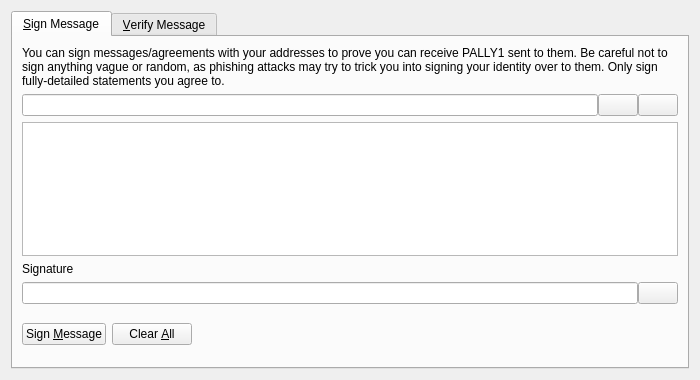
<?xml version="1.0" encoding="UTF-8"?>
<ui version="4.0">
 <class>SignVerifyMessageDialog</class>
 <widget class="QDialog" name="SignVerifyMessageDialog">
  <property name="geometry">
   <rect>
    <x>0</x>
    <y>0</y>
    <width>700</width>
    <height>380</height>
   </rect>
  </property>
  <property name="windowTitle">
   <string>Signatures - Sign / Verify a Message</string>
  </property>
  <property name="modal">
   <bool>true</bool>
  </property>
  <layout class="QVBoxLayout" name="verticalLayout">
   <item>
    <widget class="QTabWidget" name="tabWidget">
     <property name="currentIndex">
      <number>0</number>
     </property>
     <widget class="QWidget" name="tabSignMessage">
      <attribute name="title">
       <string>&amp;Sign Message</string>
      </attribute>
      <layout class="QVBoxLayout" name="verticalLayout_SM">
       <item>
        <widget class="QLabel" name="infoLabel_SM">
         <property name="text">
          <string>You can sign messages/agreements with your addresses to prove you can receive PALLY1 sent to them. Be careful not to sign anything vague or random, as phishing attacks may try to trick you into signing your identity over to them. Only sign fully-detailed statements you agree to.</string>
         </property>
         <property name="textFormat">
          <enum>Qt::PlainText</enum>
         </property>
         <property name="wordWrap">
          <bool>true</bool>
         </property>
        </widget>
       </item>
       <item>
        <layout class="QHBoxLayout" name="horizontalLayout_1_SM">
         <property name="spacing">
          <number>0</number>
         </property>
         <item>
          <widget class="QValidatedLineEdit" name="addressIn_SM">
           <property name="toolTip">
            <string>The PALLY1 address to sign the message with</string>
           </property>
          </widget>
         </item>
         <item>
          <widget class="QPushButton" name="addressBookButton_SM">
           <property name="toolTip">
            <string>Choose previously used address</string>
           </property>
           <property name="text">
            <string/>
           </property>
           <property name="shortcut">
            <string>Alt+A</string>
           </property>
           <property name="autoDefault">
            <bool>false</bool>
           </property>
          </widget>
         </item>
         <item>
          <widget class="QPushButton" name="pasteButton_SM">
           <property name="toolTip">
            <string>Paste address from clipboard</string>
           </property>
           <property name="text">
            <string/>
           </property>
           <property name="shortcut">
            <string>Alt+P</string>
           </property>
           <property name="autoDefault">
            <bool>false</bool>
           </property>
          </widget>
         </item>
        </layout>
       </item>
       <item>
        <widget class="QPlainTextEdit" name="messageIn_SM">
         <property name="toolTip">
          <string>Enter the message you want to sign here</string>
         </property>
        </widget>
       </item>
       <item>
        <widget class="QLabel" name="signatureLabel_SM">
         <property name="text">
          <string>Signature</string>
         </property>
         <property name="textFormat">
          <enum>Qt::PlainText</enum>
         </property>
        </widget>
       </item>
       <item>
        <layout class="QHBoxLayout" name="horizontalLayout_2_SM">
         <property name="spacing">
          <number>0</number>
         </property>
         <item>
          <widget class="QLineEdit" name="signatureOut_SM">
           <property name="font">
            <font>
             <italic>true</italic>
            </font>
           </property>
           <property name="readOnly">
            <bool>true</bool>
           </property>
          </widget>
         </item>
         <item>
          <widget class="QPushButton" name="copySignatureButton_SM">
           <property name="toolTip">
            <string>Copy the current signature to the system clipboard</string>
           </property>
           <property name="text">
            <string/>
           </property>
           <property name="autoDefault">
            <bool>false</bool>
           </property>
          </widget>
         </item>
        </layout>
       </item>
       <item>
        <layout class="QHBoxLayout" name="horizontalLayout_3_SM">
         <item>
          <widget class="QPushButton" name="signMessageButton_SM">
           <property name="toolTip">
            <string>Sign the message to prove you own this PALLY1 address</string>
           </property>
           <property name="text">
            <string>Sign &amp;Message</string>
           </property>
           <property name="autoDefault">
            <bool>false</bool>
           </property>
          </widget>
         </item>
         <item>
          <widget class="QPushButton" name="clearButton_SM">
           <property name="toolTip">
            <string>Reset all sign message fields</string>
           </property>
           <property name="text">
            <string>Clear &amp;All</string>
           </property>
           <property name="autoDefault">
            <bool>false</bool>
           </property>
          </widget>
         </item>
         <item>
          <spacer name="horizontalSpacer_1_SM">
           <property name="orientation">
            <enum>Qt::Horizontal</enum>
           </property>
           <property name="sizeHint" stdset="0">
            <size>
             <width>40</width>
             <height>48</height>
            </size>
           </property>
          </spacer>
         </item>
         <item>
          <widget class="QLabel" name="statusLabel_SM">
           <property name="font">
            <font>
             <weight>75</weight>
             <bold>true</bold>
            </font>
           </property>
           <property name="text">
            <string/>
           </property>
           <property name="wordWrap">
            <bool>true</bool>
           </property>
          </widget>
         </item>
         <item>
          <spacer name="horizontalSpacer_2_SM">
           <property name="orientation">
            <enum>Qt::Horizontal</enum>
           </property>
           <property name="sizeHint" stdset="0">
            <size>
             <width>40</width>
             <height>48</height>
            </size>
           </property>
          </spacer>
         </item>
        </layout>
       </item>
      </layout>
     </widget>
     <widget class="QWidget" name="tabVerifyMessage">
      <attribute name="title">
       <string>&amp;Verify Message</string>
      </attribute>
      <layout class="QVBoxLayout" name="verticalLayout_VM">
       <item>
        <widget class="QLabel" name="infoLabel_VM">
         <property name="text">
          <string>Enter the receiver's address, message (ensure you copy line breaks, spaces, tabs, etc. exactly) and signature below to verify the message. Be careful not to read more into the signature than what is in the signed message itself, to avoid being tricked by a man-in-the-middle attack. Note that this only proves the signing party receives with the address, it cannot prove sendership of any transaction!</string>
         </property>
         <property name="textFormat">
          <enum>Qt::PlainText</enum>
         </property>
         <property name="alignment">
          <set>Qt::AlignLeading|Qt::AlignLeft|Qt::AlignTop</set>
         </property>
         <property name="wordWrap">
          <bool>true</bool>
         </property>
        </widget>
       </item>
       <item>
        <layout class="QHBoxLayout" name="horizontalLayout_1_VM">
         <property name="spacing">
          <number>0</number>
         </property>
         <item>
          <widget class="QValidatedLineEdit" name="addressIn_VM">
           <property name="toolTip">
            <string>The PALLY1 address the message was signed with</string>
           </property>
          </widget>
         </item>
         <item>
          <widget class="QPushButton" name="addressBookButton_VM">
           <property name="toolTip">
            <string>Choose previously used address</string>
           </property>
           <property name="text">
            <string/>
           </property>
           <property name="shortcut">
            <string>Alt+A</string>
           </property>
           <property name="autoDefault">
            <bool>false</bool>
           </property>
          </widget>
         </item>
        </layout>
       </item>
       <item>
        <widget class="QPlainTextEdit" name="messageIn_VM"/>
       </item>
       <item>
        <widget class="QValidatedLineEdit" name="signatureIn_VM"/>
       </item>
       <item>
        <layout class="QHBoxLayout" name="horizontalLayout_2_VM">
         <item>
          <widget class="QPushButton" name="verifyMessageButton_VM">
           <property name="toolTip">
            <string>Verify the message to ensure it was signed with the specified PALLY1 address</string>
           </property>
           <property name="text">
            <string>Verify &amp;Message</string>
           </property>
           <property name="autoDefault">
            <bool>false</bool>
           </property>
          </widget>
         </item>
         <item>
          <widget class="QPushButton" name="clearButton_VM">
           <property name="toolTip">
            <string>Reset all verify message fields</string>
           </property>
           <property name="text">
            <string>Clear &amp;All</string>
           </property>
           <property name="autoDefault">
            <bool>false</bool>
           </property>
          </widget>
         </item>
         <item>
          <spacer name="horizontalSpacer_1_VM">
           <property name="orientation">
            <enum>Qt::Horizontal</enum>
           </property>
           <property name="sizeHint" stdset="0">
            <size>
             <width>40</width>
             <height>48</height>
            </size>
           </property>
          </spacer>
         </item>
         <item>
          <widget class="QLabel" name="statusLabel_VM">
           <property name="font">
            <font>
             <weight>75</weight>
             <bold>true</bold>
            </font>
           </property>
           <property name="text">
            <string/>
           </property>
           <property name="wordWrap">
            <bool>true</bool>
           </property>
          </widget>
         </item>
         <item>
          <spacer name="horizontalSpacer_2_VM">
           <property name="orientation">
            <enum>Qt::Horizontal</enum>
           </property>
           <property name="sizeHint" stdset="0">
            <size>
             <width>40</width>
             <height>48</height>
            </size>
           </property>
          </spacer>
         </item>
        </layout>
       </item>
      </layout>
     </widget>
    </widget>
   </item>
  </layout>
 </widget>
 <customwidgets>
  <customwidget>
   <class>QValidatedLineEdit</class>
   <extends>QLineEdit</extends>
   <header>qvalidatedlineedit.h</header>
  </customwidget>
 </customwidgets>
 <resources>
  <include location="../PALLY1.qrc"/>
 </resources>
 <connections/>
</ui>
